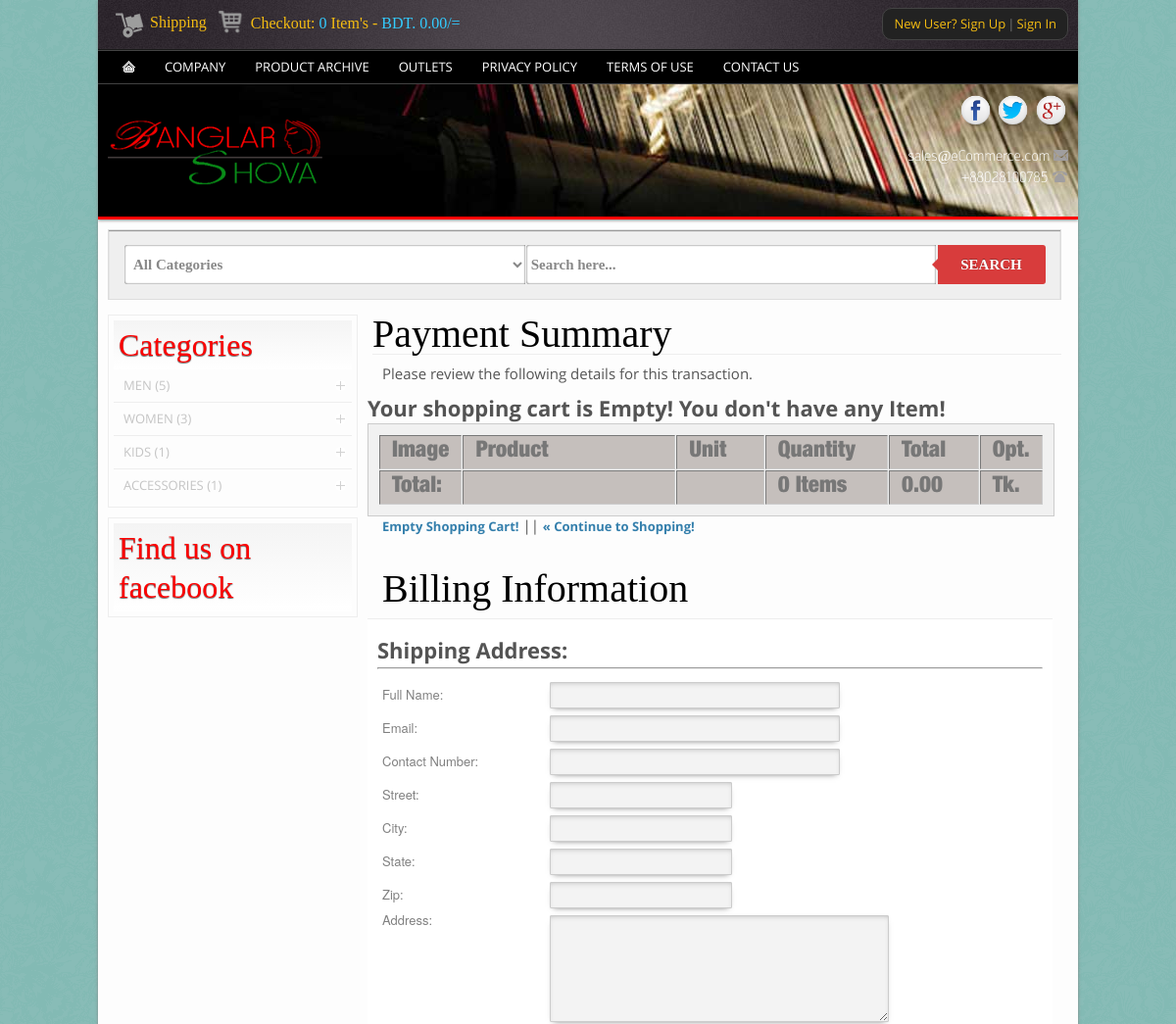
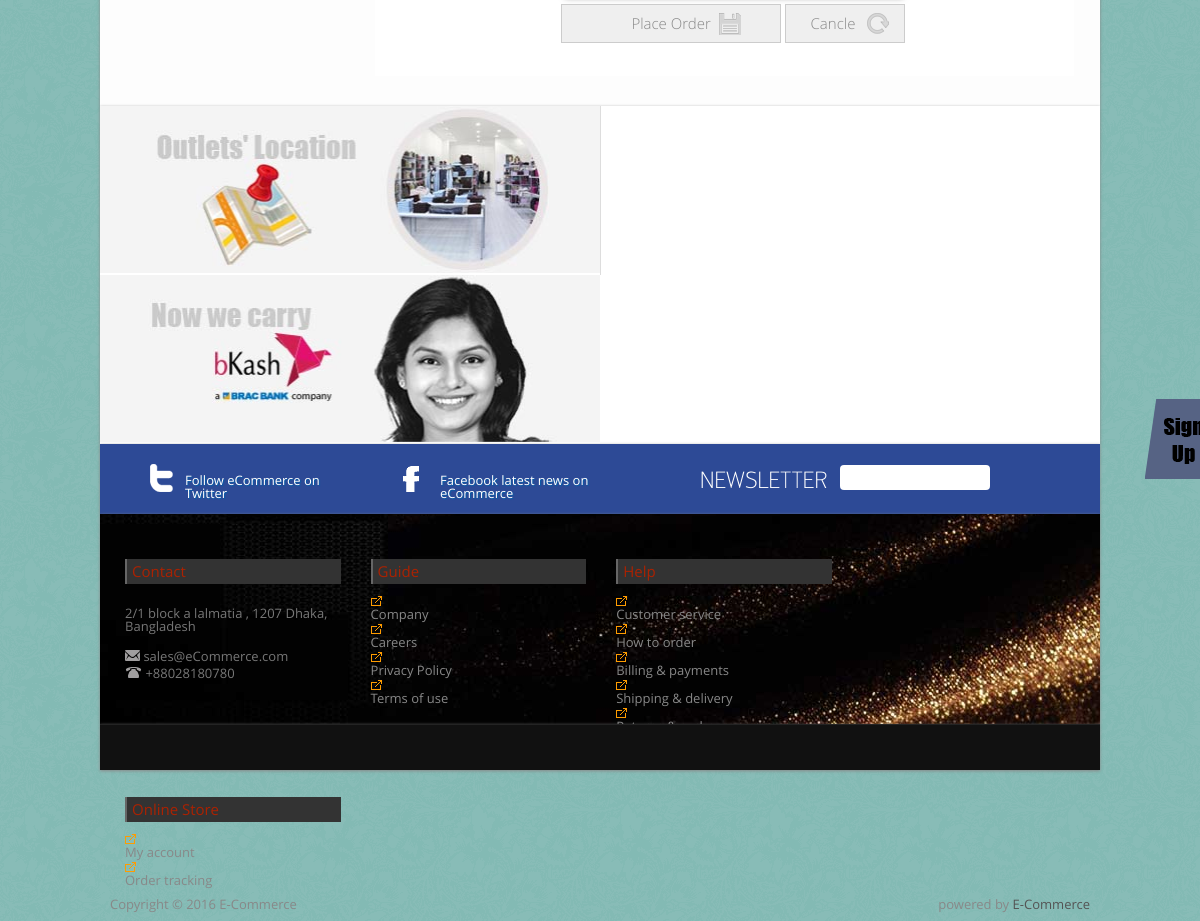
The page /ecommerce/index.php?route=cart&option=view on the database its author committed (2 pictures, top to bottom).
### tables this page shows
CREATE TABLE IF NOT EXISTS `category_master` (
`category_id` int(11) unsigned NOT NULL,
  `category_name` varchar(150) NOT NULL,
  `position` varchar(10) NOT NULL,
  `status` tinyint(4) DEFAULT '1'
);

CREATE TABLE IF NOT EXISTS `advertise_master` (
`ad_id` int(10) unsigned NOT NULL,
  `ad_url` text NOT NULL,
  `ad_file_path` text NOT NULL,
  `ad_position` varchar(100) NOT NULL,
  `status` tinyint(4) NOT NULL DEFAULT '1'
);

### ecommerce/Model/functions.php (called while the page is built, shortened)
<?php
function country_currency( $amount = 0 ) {
    $bc = 'BDT';
    $currency_before = '';
    $currency_after = '';
    if( $bc == 'BDT' ) $currency_before = 'BDT. ';
	if( $bc == 'BDT' ) $currency_after = '/=';
    return $currency_before . number_format( $amount, 2 ) . $currency_after;
}
?>

### ecommerce/Model/dbclass.php (called while the page is built, shortened)
<?php
	class Model_DBClass {
		public $_hostName = "localhost";
		public $_userName = "ecom";
		public $_userPass = "ecom@12345";
		protected $_link;
		public function __construct(){
			if(!$this->_link = @mysql_pconnect($this->_hostName, $this->_userName, $this->_userPass)){
				echo 'Could not connect to the database Server!';
			}
		}
		public function doQuery($query){
			$result = mysql_query($query, $this->_link);
			return $result;
		}
		public function fetchObject($result){
			$row = mysql_fetch_object($result);
			return $row;
		}
		public function numRows($result){
			$num = mysql_num_rows($result);
			return $num;
		}
	}

### ecommerce/Views/Sidebar_Product.php (the view, shortened to what this page needs)
<div class="aside_box">
    <h2>
        Categories</h2>
        <div class="glossymenu">
			<?php
				$query_menu = "SELECT * FROM category_master WHERE status = 1";
				$result_menu = $dbObj->doQuery($query_menu);
				while ($row_menu = $dbObj->fetchObject($result_menu))
				{
				$result=mysql_query("SELECT count(*) as total from sub_category_master WHERE parent_category_id = $row_menu->category_id AND status = 1");
				$data=mysql_fetch_assoc($result);
				$query_sub_menu = "SELECT * FROM sub_category_master WHERE parent_category_id = $row_menu->category_id AND status = 1";
				$result_sub_menu = $dbObj->doQuery($query_sub_menu);
				$num_of_sub_menu = $dbObj->numRows($result_sub_menu);
				if($num_of_sub_menu > 0)
				{
					$link = "#";
				}
				else
				{
					$link = "index.php?route=product&option=category&cat_id=".$row_menu->category_id;
				}
				?>
					<a class="menuitem submenuheader <?php echo $row_menu->position ?>" href="<?php echo $link; ?>">
					<?php echo $row_menu->category_name ?> (<?php echo $data['total'] ?>)</a>
				<?php
				}
				?>
    	</div>
    </div>
	<div class="aside_box">
    <h2>
        Find us on facebook</h2>
    </div>

### ecommerce/index.php (shortened to what this page needs)
<?php
    require_once 'Model/dbclass.php';
	require_once 'Model/functions.php';
    $dbObj = new Model_DBClass();
?>
<!DOCTYPE html>
<html lang="en"><head>
    <link href="Style/global_style.css" rel="stylesheet" type="text/css" />
    <link href="Style/layout_style.css" rel="stylesheet" type="text/css" />
    <link href="Style/font.css" rel="stylesheet" type="text/css" />
    <link href="Style/default_style.css" rel="stylesheet" type="text/css" />
    <link rel="stylesheet" type="text/css" href="menu/ddsmoothmenu.css" />
    <link href="v_menu/ddmenu_style.css" rel="stylesheet" type="text/css" />
    <link rel="stylesheet" type="text/css" href="cursor_slider/cursor_style.css" />
    <link href="cloudzoom/css/main.css" rel="stylesheet" type="text/css" />
    <link href="cloudzoom/css/cloud-zoom.css" rel="stylesheet" type="text/css" />
</head>
<body id="page">
    <div id="container">
        <div id="user_panel">
            <div class="user_panel_box">
                <div class="terms_view_top">
                	<img src="Resources/ico/shipping.png">
                    <a href="index.php?route=shipping&option=view">Shipping</span></a>
                </div>
                <div class="cart_view_top">
                    <img src="Resources/ico/cart_home.png" />
                    	<a href="index.php?route=cart&option=view">Checkout:
						<?php require_once 'Views/cart_script.php';
						echo '<span>'.$quantityTotal . '</span> Item\'s - <span>' . country_currency($cartTotal).'</span>';?></a>
                  </div>
                <div class="site_login">
                    <ul>
                       <?php if(!empty($_SESSION["customer_id"]))
                       { ?>
                        Hi! <a href="#">
                        <?php echo $_SESSION["customer_name"]; ?></a>
                        <a href="index.php?route=member&option=logout">[Log Out]</a>&nbsp;
                        <?php }
                        else
                        { ?>
                        <li><a href="index.php?route=member&option=signup">New User? Sign Up</a></li>
                        <li>|</li>
                        <li><a href="index.php?route=member&option=signin">Sign In </a></li>
                       <?php
                        } ?>
                     </ul>
                  </div>
            </div>
        </div>
        <div id="navigation">
            <div class="navigation_box">
                <div id="smoothmenu1" class="ddsmoothmenu">
                    <ul>
                        <li><a href="index.php?route=home&option=current" title="Home Page">
                        	<img src="menu/link.gif"/></a></li>
                        <li><a href="index.php?route=company&option=view" title="">Company</a></li>
                        <li><a href="index.php?route=product&option=view" title="">product Archive</a></li>
                        <li><a href="index.php?route=outlets&option=view" title="">Outlets</a></li>
                        <li><a href="index.php?route=privacypolicy&option=view" title="">Privacy Policy</a></li>
                        <li><a href="index.php?route=termsuse&option=view" title="">Terms of use</a></li>
                        <li><a class="last" href="index.php?route=contact&option=view" title="">Contact Us</a></li>
                    </ul>
                </div>
            </div>
        </div>
        <div id="header">
            <div class="header_box">
                <div class="logo">
                    <a href="index.php?route=home&option=current" title="Home">
                            <img src="Resources/images/logo.png" />
                    </a>
                </div>
                <div class="top_text">
                    </div>
                <div class="social_link">
                    <ul>
                        <li><a href="https://www.facebook.com/shashangka-963800680348581/" target="_blank">
                        <span><img src="Resources/images/facebook.png" /></span></a></li>
                        <li><a href="https://twitter.com/eCommerce" target="_blank" >
                        <span><img src="Resources/images/twitter.png" /></span></a></li>
                        <li><a href="http://www.youtube.com/eCommerce" target="_blank">
                        <span><img src="Resources/images/googleplus.png" /></span></a></li>
                        <br><br>
                        <p>sales@eCommerce.com <img src="Resources/ico/mail.png"></p>
                        <p>+88028100785 <img src="Resources/ico/phone.png"></p>
                   </ul>
                </div>
            </div>
        </div>
        <div id="content">
            <div class="content_box">
            <?php require_once 'Controller/indexController.php'; ?>
            </div>
        </div>
        <div id="action_bar">
            <div class="ad_bar_box">
                <div class="home_sec_ad">
                <?php
				  $query = "SELECT * FROM advertise_master WHERE ad_id = 1 AND ad_position = 'bottom' AND status = 1";
				  $result = $dbObj->doQuery($query);
				  $row = $dbObj->fetchObject($result);
				?>
                <div class="colms_2" style="border-right:1px solid #ddd">
                    <a href="<?php echo $row->ad_url; ?>" title=""><img src="advertise/<?php echo $row->ad_file_path; ?>" /></a>
                 </div>
                 <?php
				  $query = "SELECT * FROM advertise_master WHERE ad_id = 2 AND ad_position = 'bottom' AND status = 1";
				  $result = $dbObj->doQuery($query);
				  $row = $dbObj->fetchObject($result);
				?>
                <div class="colms_2">
                    <a href="<?php echo $row->ad_url; ?>" title=""><img src="advertise/<?php echo $row->ad_file_path; ?>" /></a>
                 </div>
                </div>
            </div>
            <div class="action_bar_box">
            <section id="special">
                <div class="twitter"><a href="" title"">Follow eCommerce on Twitter</a></div>
                <div class="rss"><a href="" title="">Facebook latest news on eCommerce</a></div>
                <span class="news">NEWSLETTER</span>
                <form>
                <input name="" type="text">
                <input name="" value="OK" type="button">
                </form>
            </section>
            </div>
        </div>
        <div id="upper_footer">
            <div class="upper_footer_box">
                <div class="colms_4">
                        <ul class="upper_footer_menu border_right">
                            <strong>Contact</strong>
                                 <br>
                                 <p>2/1 block a lalmatia , 1207 Dhaka, Bangladesh</p>
                                 <br>
                                 <p><img src="Resources/ico/mail.png"> sales@eCommerce.com</p>
                                 <p><img src="Resources/ico/phone.png"> +88028180780</p>
                            </ul>
                    </div>
                <div class="colms_4">
                        <ul class="upper_footer_menu border_right">
                         <strong>Guide</strong>
                            <li><a href="index.php?route=company&option=view" title="">Company</a></li>
                            <li><a href="#" title="">Careers</a></li>
                            <li><a href="index.php?route=privacypolicy&option=view" title="">Privacy Policy</a></li>
                            <li><a href="index.php?route=termsuse&option=view" title="">Terms of use</a></li>
                        </ul>
                </div>
                <div class="colms_4">
                    <ul class="upper_footer_menu">
                     <strong>Help</strong>
  						<li><a href="index.php?route=customerservice&option=view" title="">Customer service</a></li>
                        <li><a href="index.php?route=howorder&option=view" title="">How to order</a></li>
                        <li><a href="#" title="">Billing & payments</a></li>
                        <li><a href="#" title="">Shipping & delivery</a></li>
                        <li><a href="#" title="">Returns & exchanges</a></li>
                        <li><a href="index.php?route=FAQ&option=view" title="">FAQs</a></li>
                    </ul>
                </div>
                <div class="colms_4">
                	<ul class="upper_footer_menu border_right">
                     <strong>Online Store</strong>
                        <li><a href="3" title="">My account</a></li>
                        <li><a href="#" title="">Order tracking</a></li>
                	</ul>
                </div>
            </div>
        </div>
        <div id="footer">
            <div class="footer_box">
                <div class="copyright">
                    <div class="colms_2">
                        <p>Copyright &copy;  <?php echo date("Y"); ?> E-Commerce</p>
                    </div>
                    <div class="colms_2">
                    <span style="text-align:right;float:right"> powered by
                 				<a href="http://shashangka.com/" target="_blank">E-Commerce</a></span>
                    </div>
                </div>
            </div>
        </div>
    </div>
</body>
</html>

### ecommerce/Style/global_style.css (style rules this page uses)
html { background: url(../Resources/images/bottom-bg.gif); */ background-repeat: repeat; background-attachment: fixed; }
.colms_2 { width: 50%; float: left; padding: 0px; margin: 0px; display: table; }
.colms_4 { width: 22%; float: left; padding: 0px; margin: 0px; display: table; margin-left: 15px; margin-right: 15px; }
.border_right { border-right: 0px solid #545252; }

### ecommerce/Style/layout_style.css (style rules this page uses)
#user_panel { width: 100%; }
.user_panel_box { max-width: 980px; width: auto; margin: 0 auto; padding-left: 10px; padding-right: 10px; padding-top: 5px; padding-bottom: 5px; height: 40px; position: relative; border-bottom: #000 solid 1px; background:#e30826 url(../Resources/images/themeBody-bg.jpg) left top; -moz-box-shadow:0px 1px 3px #888; -webkit-box-shadow:0px 1px 3px #888; box-shadow:0px 1px 3px #888; }
#header { width: 100%; position: relative; }
.header_box { padding: 10px; height: 100px; max-width: 980px; width: auto; margin: 0 auto; position: relative; border-bottom: 3px solid #f00; padding-top:25px; background:#e30826 url(../Resources/images/header.jpg) bottom; -moz-box-shadow:0px 1px 3px #888; -webkit-box-shadow:0px 1px 3px #888; box-shadow:0px 1px 3px #888; }
#navigation { width: 100%; }
.navigation_box { max-width: 980px; width: auto; margin: 0 auto; padding-left: 10px; padding-right: 10px; padding-top:3px; height: 30px; position: relative; border-bottom: #333 solid 1px; border-top: #444 solid 1px; background: #000; -moz-box-shadow:0px 1px 3px #888; -webkit-box-shadow:0px 1px 3px #888; box-shadow:0px 1px 3px #888; }
#content { width: 100%; margin: 0 auto; }
.content_box { max-width: 1000px; width: auto; margin: 0 auto; padding-bottom:10px; padding-left:0px; padding-right:0px; margin-top:0px; margin-bottom:0px; background:#fdfdfd; -moz-box-shadow:0px 1px 3px #888; -webkit-box-shadow:0px 1px 3px #888; box-shadow:0px 1px 3px #888; }
#action_bar { width: 100%; position: relative; }
.action_bar_box { width: 980px; margin: 0 auto; padding: 10px; height: 50px; background: #2d4a96 ; -moz-box-shadow:0px 1px 3px #888; -webkit-box-shadow:0px 1px 3px #888; box-shadow:0px 1px 3px #888; }
.ad_bar_box { width: 1000px; margin: 0 auto; background: #fff ; padding:0px; -moz-box-shadow:0px 1px 3px #888; -webkit-box-shadow:0px 1px 3px #888; box-shadow:0px 1px 3px #888; }
#upper_footer { width: 100%; position: relative; }
.upper_footer_box { width: 980px; margin: 0 auto; padding: 10px; padding-bottom: 50px; height: auto; background: #111 url(../Resources/images/footer.jpg) bottom; min-height:150px; -moz-box-shadow:0px 1px 3px #888; -webkit-box-shadow:0px 1px 3px #888; box-shadow:0px 1px 3px #888; }
#footer { width: 100%; position: relative; }
.footer_box { width: 980px; margin: 0 auto; padding: 10px; height: auto; height: 25px; background: #111 ; border-top: #242424 solid 1px; -moz-box-shadow:0px 1px 3px #888; -webkit-box-shadow:0px 1px 3px #888; box-shadow:0px 1px 3px #888; }

### ecommerce/menu/ddsmoothmenu.css (style rules this page uses)
.ddsmoothmenu { width: 100%; }
.ddsmoothmenu ul { z-index: 100; margin: 0; padding: 0; list-style-type: none; }
.ddsmoothmenu ul li { position: relative; display: inline; float: left; }
.ddsmoothmenu ul li a { display: block; padding:7px 15px; border-right: 0px solid rgba(0,79,148,1); font-size: 13px; text-decoration: none; text-transform: none; -webkit-transition: all 0.5s ease-out; -moz-transition: all 0.5s ease-out; -ms-transition: all 0.5s ease-out; -o-transition: all 0.5s ease-out; transition: all 0.5s ease-out; color: #000; text-transform:uppercase;s }
.ddsmoothmenu ul li a:link, .ddsmoothmenu ul li a:visited { color: #fff; }
.last { border-right: 0px solid #000 !important; }

### ecommerce/v_menu/ddmenu_style.css (style rules this page uses)
.glossymenu a.menuitem { color: #C5C5C5; font-size:13px; text-transform:uppercase; display: block; position: relative; width: auto; padding: 10px 5px; padding-left: 10px; text-decoration: none; border-bottom: 1px solid #eee; -webkit-transition: all 0.5s ease-out; -moz-transition: all 0.5s ease-out; -ms-transition: all 0.5s ease-out; -o-transition: all 0.5s ease-out; transition: all 0.5s ease-out; }
.last { border-bottom-width: 0 !important; }

### rows shown on the page
category_master: category_name "MEN", total "5"
category_master: category_name "WOMEN", total "3"
category_master: category_name "KIDS", total "1"
category_master: category_name "ACCESSORIES", total "1"
advertise_master: ad_file_path (picture)
advertise_master: ad_file_path (picture)

### other values the page prints
$quantityTotal "0"
country_currency($cartTotal) "BDT. 0.00/="
$cartTotal "0.00"
